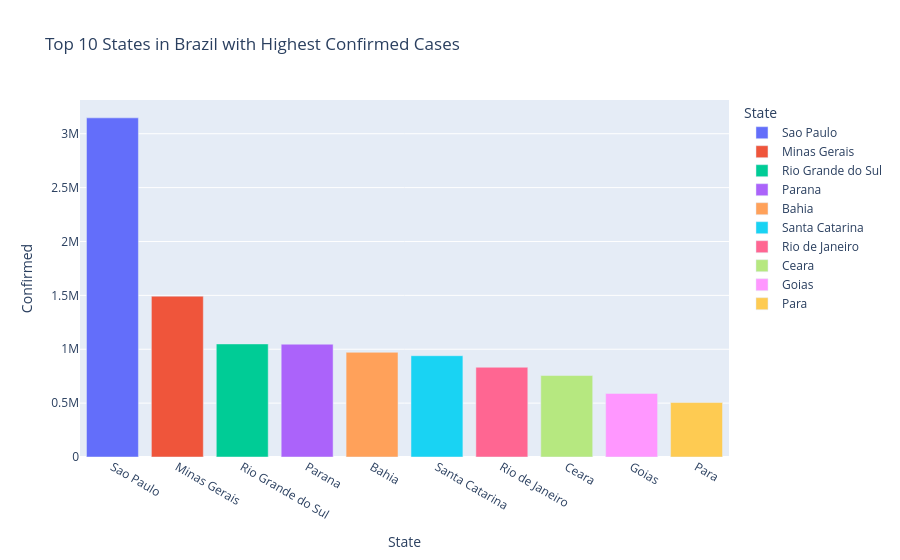

Notebook cell for this chart:
### Code cell
top_states_brazil = pd.DataFrame(data[data["Country"]=="Brazil"].groupby("State")["Confirmed"].sum().sort_values(ascending=False).head(10))
top_states_brazil.reset_index(inplace=True)
print(top_states_brazil)
five = px.bar(top_states_brazil, x="State", y="Confirmed", color="State", title="Top 10 States in Brazil with Highest Confirmed Cases")
five.show()
five.write_html("top_states_brazil.html")

### Figure 1 — Plotly figure (JSON) as saved in the notebook; plotly's stock layout.template omitted (floating-point values rounded to 4 significant figures)
{"data": [{"hovertemplate": "State=%{x}<br>Confirmed=%{y}<extra></extra>", "legendgroup": "Sao Paulo", "marker": {"color": "#636efa", "pattern": {"shape": ""}}, "name": "Sao Paulo", "orientation": "v", "showlegend": true, "textposition": "auto", "type": "bar", "x": ["Sao Paulo"], "xaxis": "x", "y": [3147348], "yaxis": "y"}, {"hovertemplate": "State=%{x}<br>Confirmed=%{y}<extra></extra>", "legendgroup": "Minas Gerais", "marker": {"color": "#EF553B", "pattern": {"shape": ""}}, "name": "Minas Gerais", "orientation": "v", "showlegend": true, "textposition": "auto", "type": "bar", "x": ["Minas Gerais"], "xaxis": "x", "y": [1492530], "yaxis": "y"}, {"hovertemplate": "State=%{x}<br>Confirmed=%{y}<extra></extra>", "legendgroup": "Rio Grande do Sul", "marker": {"color": "#00cc96", "pattern": {"shape": ""}}, "name": "Rio Grande do Sul", "orientation": "v", "showlegend": true, "textposition": "auto", "type": "bar", "x": ["Rio Grande do Sul"], "xaxis": "x", "y": [1049279], "yaxis": "y"}, {"hovertemplate": "State=%{x}<br>Confirmed=%{y}<extra></extra>", "legendgroup": "Parana", "marker": {"color": "#ab63fa", "pattern": {"shape": ""}}, "name": "Parana", "orientation": "v", "showlegend": true, "textposition": "auto", "type": "bar", "x": ["Parana"], "xaxis": "x", "y": [1046917], "yaxis": "y"}, {"hovertemplate": "State=%{x}<br>Confirmed=%{y}<extra></extra>", "legendgroup": "Bahia", "marker": {"color": "#FFA15A", "pattern": {"shape": ""}}, "name": "Bahia", "orientation": "v", "showlegend": true, "textposition": "auto", "type": "bar", "x": ["Bahia"], "xaxis": "x", "y": [971450], "yaxis": "y"}, {"hovertemplate": "State=%{x}<br>Confirmed=%{y}<extra></extra>", "legendgroup": "Santa Catarina", "marker": {"color": "#19d3f3", "pattern": {"shape": ""}}, "name": "Santa Catarina", "orientation": "v", "showlegend": true, "textposition": "auto", "type": "bar", "x": ["Santa Catarina"], "xaxis": "x", "y": [940028], "yaxis": "y"}, {"hovertemplate": "State=%{x}<br>Confirmed=%{y}<extra></extra>", "legendgroup": "Rio de Janeiro", "marker": {"color": "#FF6692", "pattern": {"shape": ""}}, "name": "Rio de Janeiro", "orientation": "v", "showlegend": true, "textposition": "auto", "type": "bar", "x": ["Rio de Janeiro"], "xaxis": "x", "y": [833014], "yaxis": "y"}, {"hovertemplate": "State=%{x}<br>Confirmed=%{y}<extra></extra>", "legendgroup": "Ceara", "marker": {"color": "#B6E880", "pattern": {"shape": ""}}, "name": "Ceara", "orientation": "v", "showlegend": true, "textposition": "auto", "type": "bar", "x": ["Ceara"], "xaxis": "x", "y": [756076], "yaxis": "y"}, {"hovertemplate": "State=%{x}<br>Confirmed=%{y}<extra></extra>", "legendgroup": "Goias", "marker": {"color": "#FF97FF", "pattern": {"shape": ""}}, "name": "Goias", "orientation": "v", "showlegend": true, "textposition": "auto", "type": "bar", "x": ["Goias"], "xaxis": "x", "y": [590072], "yaxis": "y"}, {"hovertemplate": "State=%{x}<br>Confirmed=%{y}<extra></extra>", "legendgroup": "Para", "marker": {"color": "#FECB52", "pattern": {"shape": ""}}, "name": "Para", "orientation": "v", "showlegend": true, "textposition": "auto", "type": "bar", "x": ["Para"], "xaxis": "x", "y": [505239], "yaxis": "y"}], "layout": {"barmode": "relative", "legend": {"title": {"text": "State"}, "tracegroupgap": 0}, "title": {"text": "Top 10 States in Brazil with Highest Confirmed Cases"}, "xaxis": {"anchor": "y", "categoryarray": ["Sao Paulo", "Minas Gerais", "Rio Grande do Sul", "Parana", "Bahia", "Santa Catarina", "Rio de Janeiro", "Ceara", "Goias", "Para"], "categoryorder": "array", "domain": [0, 1], "title": {"text": "State"}}, "yaxis": {"anchor": "x", "domain": [0, 1], "title": {"text": "Confirmed"}}}}
